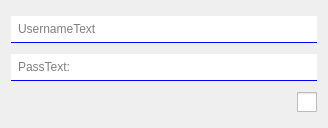
<?xml version="1.0" encoding="UTF-8"?>
<ui version="4.0">
 <class>LoginForm</class>
 <widget class="QWidget" name="LoginForm">
  <property name="geometry">
   <rect>
    <x>0</x>
    <y>0</y>
    <width>328</width>
    <height>128</height>
   </rect>
  </property>
  <property name="sizePolicy">
   <sizepolicy hsizetype="Expanding" vsizetype="Fixed">
    <horstretch>0</horstretch>
    <verstretch>0</verstretch>
   </sizepolicy>
  </property>
  <property name="windowTitle">
   <string notr="true"/>
  </property>
  <property name="styleSheet">
   <string notr="true">QLineEdit{
	padding: 5px;
	border: none;
	border-bottom: 1px solid blue;
}
QLineEdit:focus{
	border-bottom-width: 2px;
}</string>
  </property>
  <layout class="QVBoxLayout" name="verticalLayout">
   <property name="sizeConstraint">
    <enum>QLayout::SetDefaultConstraint</enum>
   </property>
   <item>
    <widget class="QLineEdit" name="userNameEdit">
     <property name="inputMethodHints">
      <set>Qt::ImhNone</set>
     </property>
     <property name="maxLength">
      <number>30</number>
     </property>
     <property name="frame">
      <bool>true</bool>
     </property>
     <property name="placeholderText">
      <string>UsernameText</string>
     </property>
     <property name="clearButtonEnabled">
      <bool>true</bool>
     </property>
    </widget>
   </item>
   <item>
    <widget class="QLineEdit" name="passwordEdit">
     <property name="maxLength">
      <number>16</number>
     </property>
     <property name="echoMode">
      <enum>QLineEdit::Password</enum>
     </property>
     <property name="placeholderText">
      <string>PassText:</string>
     </property>
    </widget>
   </item>
   <item>
    <widget class="QCheckBox" name="PasswordVisibility">
     <property name="layoutDirection">
      <enum>Qt::RightToLeft</enum>
     </property>
     <property name="styleSheet">
      <string notr="true">QCheckBox{
	color: black;
}
QCheckBox::indicator{
	width: 20px;
	height: 20px;
}
QCheckBox::indicator:unchecked{
	image: url(&quot;:/eye.png&quot;);
}
QCheckBox::indicator:checked{
	image: url(&quot;:/hide.png&quot;);
}</string>
     </property>
     <property name="text">
      <string/>
     </property>
    </widget>
   </item>
  </layout>
 </widget>
 <resources/>
 <connections/>
</ui>
